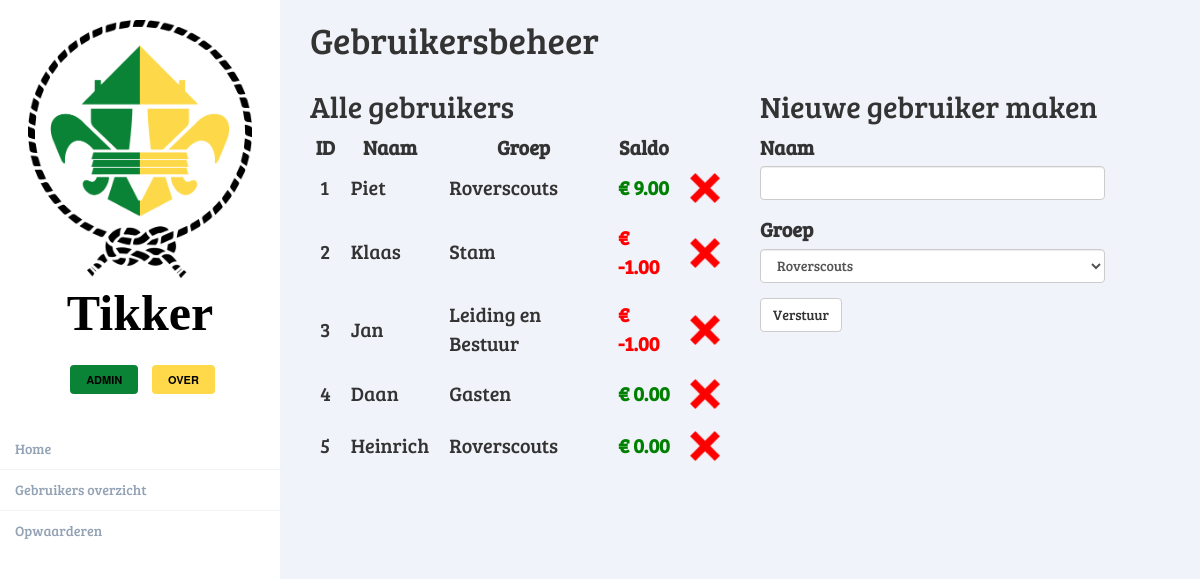
Before: /admin/users with the older database file.
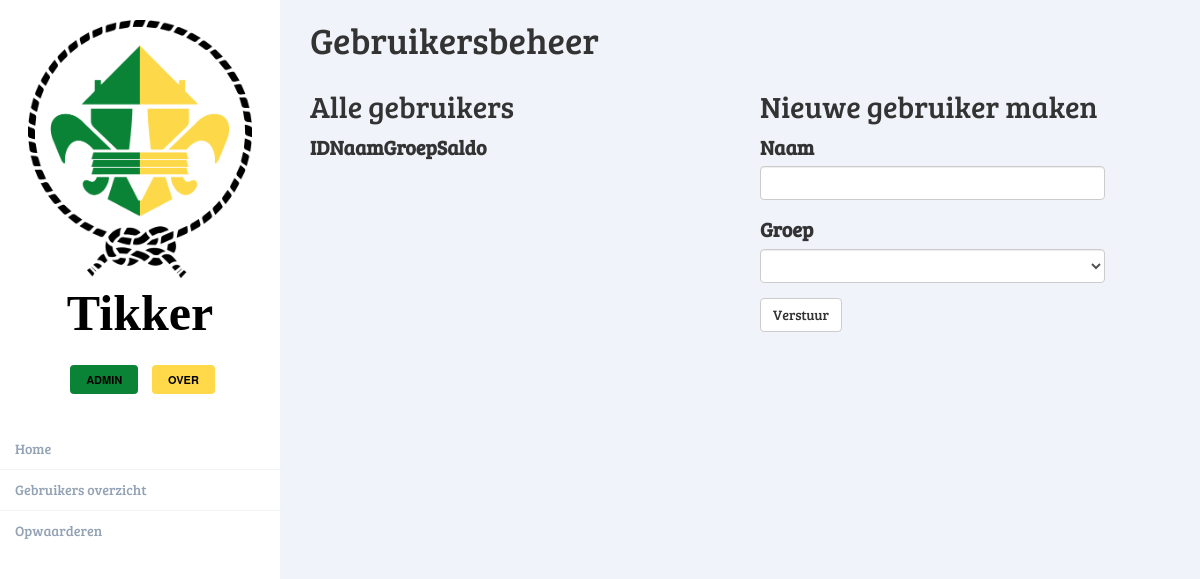
After: the same page with the newer database file.
### app/models.py (models this page shows, shortened)
class User(db.Model):
    id = db.Column(db.Integer, primary_key=True)
    name = db.Column(db.String(64), index=True)
    usergroup_id = db.Column(db.Integer, db.ForeignKey('usergroup.id'))
    balance = db.Column(db.Float, default=0)
    upgrades = db.relationship('Upgrade', backref='user', lazy='dynamic')
    purchases = db.relationship('Purchase', backref='user', lazy='dynamic')
    transactions = db.relationship('Transaction', backref='user', lazy='dynamic')

class Usergroup(db.Model):
    id = db.Column(db.Integer, primary_key=True)
    name = db.Column(db.String(64), index=True)
    users = db.relationship('User', backref='group', lazy='dynamic')
    def __repr__(self):
        return '{}'.format(self.name)

### app/routes.py (the view)
@app.route('/admin/users', methods=['GET', 'POST'])
@register_breadcrumb(app, '.admin.users', 'Gebruikersbeheer', order=2)
def admin_users():
    form = UserRegistrationForm()
    if form.validate_on_submit():
        db_handler.adduser(form.name.data, form.group.data)
        return redirect(url_for('admin_users'))
    return render_template("admin/manusers.html", title="Gebruikersbeheer", backurl=url_for('index'), User=User, Usergroup=Usergroup, form=form)

### app/forms.py (shortened to what this page needs)
class UserRegistrationForm(FlaskForm):
    name = StringField('Naam', validators=[DataRequired()])
    group = SelectField('Groep')
    submit_user = SubmitField('Verstuur')
    def __init__(self, *args, **kwargs):
        super(UserRegistrationForm, self).__init__(*args, **kwargs)
        self.group.choices = [(str(g.id), g.name) for g in Usergroup.query.all()]

### app/templates/admin/manusers.html
{% extends "base.html" %}
{% import 'bootstrap/wtf.html' as wtf %}
{% block app_content %}
    <h1>Gebruikersbeheer</h1>
    <div class="row">
        <div class="col-md-6">
            <h2>Alle gebruikers</h2>
            <table>
                <tr>
                    <th>ID</th>
                    <th>Naam</th>
                    <th>Groep</th>
                    <th>Saldo</th>
                    <th></th>
                </tr>
                {% for u in User.query.all() %}
                <tr>
                    <td>{{ u.id }}</td>
                    <td>{{ u.name }}</td>
                    <td>{{ Usergroup.query.get(u.usergroup_id) }}</td>
                    {% if u.balance < 0 %}
                    <td><span style="color: red;font-weight:bold;">€ {{ '%.2f' % u.balance }}</span></td>
                    {% else %}
                    <td><span style="color: green;font-weight:bold;">€ {{ '%.2f' % u.balance }}</span></td>
                    {% endif %}
                    <td><a href="/admin/users/delete/{{ u.id }}"><img src="{{ url_for('.static', filename='redcross.png') }}" height="30" width="30" alt="Verwijder" title="Verwijder {{ u.name }} uit Tikker"/></a></td>
                </tr>
                {% endfor %}
            </table>
        </div>
        <div class="col-md-5">
            <h2>Nieuwe gebruiker maken</h2>
            {{ wtf.quick_form(form) }}
        </div>
    </div>
{% endblock %}

Changed rows visible on the page:
removed User: id "1", name "Piet", query.get "Roverscouts", balance "9.00"
removed User: id "2", name "Klaas", query.get "Stam", balance "-1.00"
removed User: id "3", name "Jan", query.get "Leiding en Bestuur", balance "-1.00"
removed User: id "4", name "Daan", query.get "Gasten", balance "0.00"
removed User: id "5", name "Heinrich", query.get "Roverscouts", balance "0.00"
Other visible differences:
form field group: "Roverscouts" → (not shown)
